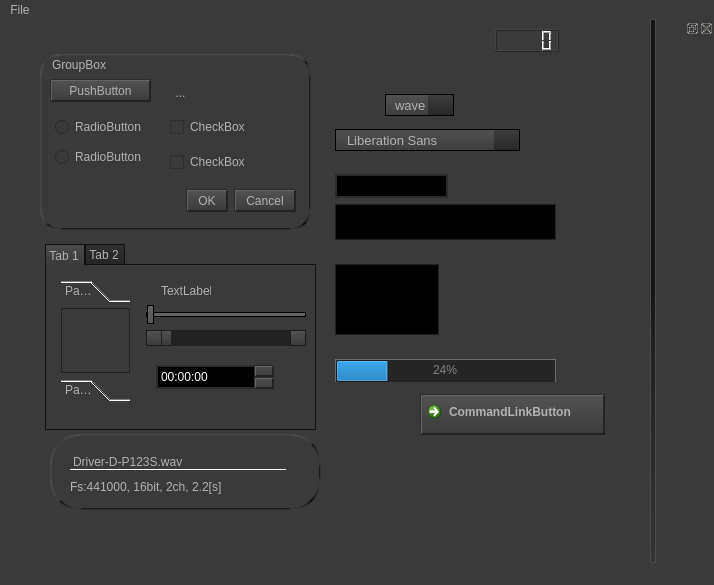
<?xml version="1.0" encoding="UTF-8"?>
<ui version="4.0">
 <class>MainWindow</class>
 <widget class="QMainWindow" name="MainWindow">
  <property name="windowModality">
   <enum>Qt::ApplicationModal</enum>
  </property>
  <property name="geometry">
   <rect>
    <x>0</x>
    <y>0</y>
    <width>714</width>
    <height>585</height>
   </rect>
  </property>
  <property name="windowTitle">
   <string>MainWindow</string>
  </property>
  <property name="windowOpacity">
   <double>1.000000000000000</double>
  </property>
  <property name="autoFillBackground">
   <bool>false</bool>
  </property>
  <property name="styleSheet">
   <string notr="true">/*fisig_stylesheet_a1.css*/

/******* QWidget ********/

QWidget
{
    color: #b1b1b1;
    background-color:#3a3a3a;
}

QWidget:disabled
{
    color: #b1b1b1;
    background-color: #252525;
}

QAbstractScrollArea,QTableView
{
 border: 1px solid #222;
}


/************** QMainWindow *************/

QMainWindow::separator
{
    background-color: QLinearGradient(x1:0, y1:0, x2:0, y2:1, stop:0 #161616, stop: 0.5 #151515, stop: 0.6 #212121, stop:1 #343434);
    color: white;
    padding-left: 4px;
    border: 1px solid #4c4c4c;
    spacing: 2px; 
}

QMainWindow::separator:hover
{

    background-color: QLinearGradient(x1:0, y1:0, x2:0, y2:1, stop:0 #d7801a, stop:0.5 #b56c17 stop:1 #ffa02f);
    color: white;
    padding-left: 4px;
    border: 1px solid #6c6c6c;
    spacing: 3px; 
}


/************** QToolTip **************/

QToolTip
{
     border: 1px solid black;
     background-color: #000;
     padding: 1px;
     padding-left: 4px;
     padding-right: 4px;
     border-radius: 3px;
     color: white;
     opacity: 100;
}


/***************** QMenuBar *************/

QMenuBar::item
{
    background: transparent;
}

QMenuBar::item:selected
{
    background-color: #555555;
    color: #fff;
}

QMenuBar::item:pressed
{
    background: #444;
    border: 1px solid #000;
    background-color: QLinearGradient(
        x1:0, y1:0,
        x2:0, y2:1,
        stop:1 #212121,
        stop:0.4 #343434
    );
    margin-bottom:-1px;
    padding-bottom:1px;
}


/**************** QMenu **********/

QMenu
{
    border: 1px solid #000;
}

QMenu::item
{
    background-color: #3a3a3a;
    padding: 2px 20px 2px 20px;
    margin-left: 14px;
}

QMenu::item:selected
{
    color: #fff;
    background-color: #555555;
}

QMenu::separator
{
    height: 2px;
    background-color: QLinearGradient(x1:0, y1:0, x2:0, y2:1, stop:0 #161616, stop: 0.5 #151515, stop: 0.6 #212121, stop:1 #343434);
    color: white;
    padding-left: 4px;
    margin-left: 20px;
    margin-right: 5px;
}


/************* QAbstractItemView ***********/

QAbstractItemView
{
    background-color: #353535;
    alternate-background-color: #323232;
    outline: 0;
    height: 20px;
}


/************ QTreeView **********/

QTreeView::item:alternate,
QListView::item:alternate  {
     background-color: #323232;
 }

QTreeView::branch:has-siblings:!adjoins-item
{
    border-image: url(:/vline.png) 0;
}
QTreeView::branch:has-siblings:adjoins-item
{
    border-image: url(:/more.png) 0;
}
QTreeView::branch:!has-children:!has-siblings:adjoins-item
{
    border-image: url(:/end.png) 0;
}

QTreeView::branch:closed:has-children:has-siblings
{
    border-image: url(:/closed.png) 0;
}

QTreeView::branch:closed:has-children:!has-siblings
{
    border-image: url(:/closed_end.png) 0;
}

QTreeView::branch:open:has-children:!has-siblings
{
    border-image: url(:/open_end.png) 0;
}

QTreeView::branch:open:has-children:has-siblings
{
    border-image: url(:/open.png) 0;
}

/********************* QListView ************/

QListView::item,
QTreeView::item 
{
    color: rgb(220,220,220);
    border-color: rgba(0,0,0,0);
    border-width: 1px;
    border-style: solid;
}

QListView::item:selected,
QTreeView::item:selected
{
    background: #605132;
    border-color: #b98620;
 }

/*************** QTableView ********/

QHeaderView::section
{
   background-color: QLinearGradient( x1: 0, y1: 0, x2: 0, y2: 1, stop: 0 #393939, stop: 1 #272727);
   color: #b1b1b1;
   border: 1px solid #191919;
   border-top-width: 0px;
   border-left-width: 0px;
   padding-left: 10px;
   padding-right: 10px;
   padding-top: 3px;
   padding-bottom: 3px;

}
QTableView {
    alternate-background-color: #2e2e2e
}

QTableView::item:selected {
    background: #605132;
    border: 1px solid #b98620;

    color: rgb(220,220,220);
 }

  QTableView QTableCornerButton::section {
     background-color: QLinearGradient( x1: 0, y1: 0, x2: 0, y2: 1, stop: 0 #393939, stop: 1 #272727);
     border: 1px solid #191919;
     border-top-width: 0px;
     border-left-width: 0px;
 }


/*************** QlineEdit ************/

QLineEdit,QDateEdit,QDateTimeEdit,QSpinBox
{
    background-color: #000;
    padding: 1px;
    border-style: solid;
    border: 2px solid #2b2b2b;
    border-radius: 0;
    color:rgb(255,255,255);
    min-height: 18px;
    selection-background-color: rgb(185,134,32);
    selection-color: rgb(0,0,0);
}


/*************** QPushButton ***********/

QPushButton
{
    color: #b1b1b1;
    background-color: QLinearGradient( x1: 0, y1: 0, x2: 0, y2: 1, stop: 0 #535353, stop: 0.1 #515151, stop: 0.5 #474747, stop: 0.9 #3d3d3d, stop: 1 #3a3a3a);
    border: 2px solid #232323;
    border-top-width: 2px;
    border-left-width: 2px;
    border-top-color:  QLinearGradient( x1: 0, y1: 0, x2: 0, y2: 1, stop: 0 #101010, stop: 1 #818181);
    border-left-color:  QLinearGradient( x1: 0, y1: 0, x2: 1, y2: 0, stop: 0 #101010, stop: 1 #818181);
    border-radius: 0;
    padding: 3px;
    font-size: 12px;
    padding-left: 10px;
    padding-right: 10px;
}


QPushButton:disabled
{
    background-color:   #424242;
    border: 2px solid #313131;
    border-top-width: 2px;
    border-left-width: 2px;
    border-top-color:  QLinearGradient( x1: 0, y1: 0, x2: 0, y2: 1, stop: 0 #151515, stop: 1 #777777);
    border-left-color:  QLinearGradient( x1: 0, y1: 0, x2: 1, y2: 0, stop: 0 #151515, stop: 1 #777777);
    color: #777;
}

QPushButton:checked
{   
    border-color: #000;
    background-color: #2d2d2d;
    color: #cacaca;
    border-width: 1px;
}

 QPushButton:hover
{   
    background-color: QLinearGradient( x1: 0, y1: 0, x2: 0, y2: 1, stop: 0 #606060, stop: 0.1 #585858, stop: 0.5 #545454, stop: 0.9 #3d3d3d, stop: 1 #3a3a3a);

}
QPushButton:pressed
{
    background-color: #af8021;
    color: #fff;
}


/*********** QScrollBar ***************/

QScrollBar:horizontal {
     border: 1px solid #222222;
     background: #222;
     height: 15px;
     margin: 0px 14px 0 14px;
}
QScrollBar:vertical
{
      border: 1px solid #222222;
      background: #222;
      width: 15px;
      margin: 14px 0 14px 0;
      border: 1px solid #222222;
}

QScrollBar::handle:vertical
{
    background:  QLinearGradient( x1: 0, y1: 0, x2: 1, y2: 0, stop: 0 #535353, stop: 0.1 #515151, stop: 0.5 #474747, stop: 0.9 #3d3d3d, stop: 1 #3a3a3a);
    min-height: 20px;
    border-radius: 0px;
    border: 1px solid #222222;
    border-left-width: 0px;
    border-right-width: 0px;
}
QScrollBar::handle:horizontal
{
      background:  QLinearGradient( x1: 0, y1: 0, x2: 0, y2: 1, stop: 0 #535353, stop: 0.1 #515151, stop: 0.5 #474747, stop: 0.9 #3d3d3d, stop: 1 #3a3a3a);
    min-height: 20px;
    border-radius: 0px;
    border: 1px solid #222222;
    border-top-width: 0px;
    border-bottom-width: 0px;
}


QScrollBar::add-line:horizontal, QScrollBar::sub-line:horizontal 
{
      border: 1px solid #1b1b19;
      border-radius: 0px;
      background:QLinearGradient( x1: 0, y1: 0, x2: 0, y2: 1, stop: 0 #535353, stop: 0.1 #515151, stop: 0.5 #474747, stop: 0.9 #3d3d3d, stop: 1 #3a3a3a);
      width: 14px;
      subcontrol-origin: margin;
}
QScrollBar::add-line:vertical, QScrollBar::sub-line:vertical
{
      border: 1px solid #1b1b19;
      border-radius: 1px;
      background: QLinearGradient( x1: 0, y1: 0, x2: 1, y2: 0, stop: 0 #535353, stop: 0.1 #515151, stop: 0.5 #474747, stop: 0.9 #3d3d3d, stop: 1 #3a3a3a);
      height: 14px;
      subcontrol-origin: margin;
}
QScrollBar::add-line:horizontal:pressed, QScrollBar::sub-line:horizontal:pressed ,
QScrollBar::add-line:vertical:pressed, QScrollBar::sub-line:vertical:pressed
{
      background:  #5b5a5a;
}

QScrollBar::sub-line:vertical
{
      subcontrol-position: top;
}
QScrollBar::add-line:vertical
{
      subcontrol-position: bottom;
}

QScrollBar::sub-line:horizontal 
{
     subcontrol-position: left;
}
QScrollBar::add-line:horizontal
{
      subcontrol-position: right;
}

QScrollBar::add-page:horizontal, QScrollBar::sub-page:horizontal
{
      background: none;
}

QScrollBar::up-arrow:vertical
{
     border-image: url(:/arrow_up.png) 1;
}
QScrollBar::down-arrow:vertical
{
     border-image: url(:/arrow_down.png) 1;
}
QScrollBar::right-arrow:horizontal
{
     border-image: url(:/arrow_right.png) 1;
}
QScrollBar::left-arrow:horizontal
{
     border-image: url(:/arrow_left.png) 1;
}


QScrollBar::add-page:vertical, QScrollBar::sub-page:vertical
{
      background: none;
}

/********* QSlider **************/

QSlider::groove:horizontal {
    border: 1px solid #000;
    background: #000;
    height: 3px;
    border-radius: 0px;
}

QSlider::sub-page:horizontal {
    background:  #404040;
    border: 1px solid #000;
    height: 10px;
    border-radius: 0px;
}


QSlider::add-page:horizontal {
    background: #626262;
    border: 1px solid #000;
    height: 10px;
    border-radius: 0px;
}


QSlider::handle:horizontal {
background: qlineargradient(x1:0, y1:0, x2:1, y2:1,   stop:0 #696969, stop:1 #505050);
border: 1px solid #000;
width: 5px;
margin-top: -8px;
margin-bottom: -8px;
border-radius: 0px;
}

QSlider::hover
{
    background: #3f3f3f;	
}

QSlider::groove:vertical {
border: 1px solid #ffaa00;
background: #ffaa00;
width: 3px;
border-radius: 0px;
}


QSlider::add-page:vertical {
background: qlineargradient(x1: 0, y1: 0,    x2: 0, y2: 1,   stop: 0 #ffaa00, stop: 1 #ffaa00);
background:#404040;
border: 1px solid #000;
width: 8px;
border-radius: 0px;
}

QSlider::sub-page:vertical {
background: #626262;
border: 1px solid #000;
width: 8px;
border-radius: 0px;
}


QSlider::handle:vertical {
background: qlineargradient(x1:0, y1:0, x2:1, y2:1,   stop:0 #696969, stop:1 #505050);
border: 1px solid #000;
height: 5px;
margin-left: -8px;
margin-right: -8px;
border-radius: 0px;
}

/* disabled */

QSlider::sub-page:disabled, QSlider::add-page:disabled 
{
border-color: #3a3a3a;
background: #414141;
border-radius: 0px;
}
QSlider::handle:disabled {
background: #3a3a3a;
border: 1px solid #242424;

}

QSlider::disabled {
background: #3a3a3a;
}


/********* QProgressBar ***********/
QProgressBar
{
    border: 1px solid #6d6c6c;
    border-radius: 0px;
    
    text-align: center;
    background:#262626;
    color: gray;
    border-bottom: 1px #545353;
}

QProgressBar::chunk
{
    background-color: QLinearGradient( x1: 0, y1: 0, x2: 0, y2: 1, 
	stop: 0 #f0d66e,
	stop: 0.09 #f0d66e,
	stop: 0.1 #ecdfa8, 
	stop: 0.7 #d9a933, 
	stop: 0.91 #b88822);

}


/************ QComboBox ************/

QComboBox
{
    selection-background-color: #ffaa00;
    background-color: QLinearGradient( x1: 0, y1: 0, x2: 0, y2: 1, stop: 0 #515151,  stop: 0.5 #484848, stop: 1 #3d3d3d);
    border-style: solid;
    border: 1px solid #000;
    border-radius: 0;
    padding-left: 9px;
    min-height: 20px;
    font: 10pt;

}

QComboBox:hover
{
    background-color: QLinearGradient( x1: 0, y1: 0, x2: 0, y2: 1, stop: 0 #555555,  stop: 0.5 #4d4d4d, stop: 1 #414141);
   /* font: 14pt;*/
}

QComboBox:on
{
    background-color: #b98620;
    color:#fff;
    selection-background-color: #494949;
}

QComboBox::drop-down
{
     subcontrol-origin: padding;
     subcontrol-position: top right;
     width: 25px;
     background-color:QLinearGradient( x1: 0, y1: 0, x2: 0, y2: 1, stop: 0 #3d3d3d,  stop: 1 #282828);
     border-width: 0px;
 }

QComboBox::down-arrow
{
    image: url(:/arrow_up_down.png);
}

QComboBox QAbstractItemView
{
    background-color: #3a3a3a;
    border-radius: 0px;
    border: 1px solid #101010;
    border-top-color:  #818181;
    border-left-color: #818181;
    selection-background-color: #606060;
    padding: 2px;

}

QComboBox QAbstractItemView::item 
{
    margin-top: 3px;
}

QListView#comboListView {
    background: rgb(80, 80, 80);
    color: rgb(220, 220, 220);
    min-height: 90px;
    margin: 0 0 0 0;
}

QListView#comboListView::item {
    background-color: rgb(80, 80, 80);
}

QListView#comboListView::item:hover {
    background-color: rgb(95, 95, 95);
}



/************ QCheckBox *********/

QCheckBox::indicator:unchecked {
    background:black;
    image: url(:/cb_unchecked_d.png);
}
QCheckBox::indicator:checked {
    image: url(:/cb_checked_d.png);
}
QCheckBox::indicator:unchecked:disabled {
    background:black;
    image: url(:/cb_unchecked_dis_d.png);
}
QCheckBox::indicator:checked:disabled {
    image: url(:/cb_checked_dis_d.png);
}


/****** QRadioButton ***********/

QRadioButton::indicator:unchecked 
{
    image: url(:/rb_unchecked_d.png);
}

QRadioButton::indicator:checked 
{
    image: url(:/rb_checked_d.png);
}

QRadioButton::indicator:unchecked:disabled
{
    image: url(:/rb_unchecked_dis_d.png);
}

QRadioButton::indicator:checked:disabled
{
    image: url(:/rb_checked_dis_d.png);
}


/****** QTabWidget *************/


QTabWidget::pane  { 
    border: 1px solid #111111;
    margin-top:-1px; /* hide line under selected tab*/

}

QTabWidget::tab-bar  {
    left: 0px; /* move to the right by 5px */
}
 
QTabBar::tab  {
    border: 1px solid #111;
    border-radius: 0px;
    min-width: 15ex;
    padding-left: 3px;
    padding-right: 5px;
    padding-top: 3px;
    padding-bottom: 2px;
    background-color:QLinearGradient( x1: 0, y1: 0, x2: 0, y2: 1, stop: 0 #313131,  stop: 1 #252525);
     
}

QTabBar::tab:selected  {
    border-bottom: 0px;
    background-color:QLinearGradient( x1: 0, y1: 0, x2: 0, y2: 1, stop: 0 #4b4b4b,  stop: 1 #3a3a3a)
}

 
QTabBar::tab:only-one  {
    margin: 0;
}



/************** QGroupBox *************/
 QGroupBox {
    border-left-color:QLinearGradient( x1: 0, y1: 0, x2: 1, y2: 0, stop: 0 #4b4b4b,  stop: 1 #3a3a3a);
    border-right-color:QLinearGradient( x1: 0, y1: 0, x2: 1, y2: 0, stop: 0 #111,  stop: 1 #3a3a3a);
    border-top-color:QLinearGradient( x1: 0, y1: 0, x2: 0, y2:1, stop: 0 #4b4b4b,  stop: 1 #3a3a3a);
    border-bottom-color:QLinearGradient( x1: 0, y1: 0, x2: 0, y2: 1, stop: 0 #111,  stop: 1 #3a3a3a);
    border-width: 2px; 
    border-style: solid; 
    border-radius: 0px;
    padding-top: 10px;
}
QGroupBox::title { 
    background-color: transparent;
     subcontrol-position: top left;
     padding:4 10px;
 } 


/************************ QSpinBox *******************/
/*,QDoubleSpinBox*/

QSpinBox::up-button, QDoubleSpinBox::up-button, QTimeEdit::up-button  {
    /*background:QLinearGradient( x1: 0, y1: 0, x2: 0, y2: 1, stop: 0 #535353, stop: 1 #3a3a3a);*/
    subcontrol-origin: border;
    subcontrol-position: top right;
    width: 16px;
    /*border: 1px solid #333;*/
} 
QSpinBox::down-button, QDoubleSpinBox::down-button,  QTimeEdit::down-button{
   /* background:QLinearGradient( x1: 0, y1: 0, x2: 0, y2: 1, stop: 0 #535353, stop: 1 #3a3a3a);*/
    subcontrol-origin: border;
    subcontrol-position: bottom right;
    width: 16px;
   /* border: 1px solid #333;*/
}

QSpinBox::down-button,QDoubleSpinBox::down-button,  QTimeEdit::down-button,
QSpinBox::up-button, QDoubleSpinBox::up-button,QTimeEdit::up-button 
{
    color: #b1b1b1;
    background-color: QLinearGradient( x1: 0, y1: 0, x2: 0, y2: 1, stop: 0 #535353, stop: 0.1 #515151, stop: 0.5 #474747, stop: 0.9 #3d3d3d, stop: 1 #3a3a3a);
    border: 2px solid #232323;
    border-top-width: 2px;
    border-left-width: 2px;
    border-top-color:  QLinearGradient( x1: 0, y1: 0, x2: 0, y2: 1, stop: 0 #101010, stop: 1 #818181);
    border-left-color:  QLinearGradient( x1: 0, y1: 0, x2: 1, y2: 0, stop: 0 #101010, stop: 1 #818181);
    border-radius: 0;

}


QSpinBox::up-button:pressed, QDoubleSpinBox::up-button:pressed, QSpinBox::down-button:pressed,
QTimeEdit::up-button:pressed ,QDoubleSpinBox::up-button:pressed , QTimeEdit::down-button:pressed 
{
    background-color: #828282;
}

QSpinBox::up-button, QDoubleSpinBox::up-button  {
    image: url(:/spin_up.png);
}

QSpinBox::down-button, QDoubleSpinBox::down-button  {
    image: url(:/spin_down.png);
}


QPlainTextEdit, QTextEdit {
    background: #000;
    color: white;
}
QTextBrowser {
   background-color:#3a3a3a;
}
QTabBar::close-button {
     image: url(:/tab_close.png);
     subcontrol-position: right;
 }
QTabBar::close-button:hover {
     image: url(:/tab_close_hover.png);
 }</string>
  </property>
  <property name="inputMethodHints">
   <set>Qt::ImhHiddenText</set>
  </property>
  <property name="toolButtonStyle">
   <enum>Qt::ToolButtonTextOnly</enum>
  </property>
  <property name="animated">
   <bool>false</bool>
  </property>
  <property name="tabShape">
   <enum>QTabWidget::Triangular</enum>
  </property>
  <property name="dockNestingEnabled">
   <bool>true</bool>
  </property>
  <property name="unifiedTitleAndToolBarOnMac">
   <bool>true</bool>
  </property>
  <widget class="QWidget" name="centralwidget">
   <widget class="QGroupBox" name="groupBox">
    <property name="geometry">
     <rect>
      <x>40</x>
      <y>35</y>
      <width>271</width>
      <height>176</height>
     </rect>
    </property>
    <property name="styleSheet">
     <string notr="true">border-radius: 20px;</string>
    </property>
    <property name="title">
     <string>GroupBox</string>
    </property>
    <widget class="QPushButton" name="pushButton">
     <property name="geometry">
      <rect>
       <x>10</x>
       <y>25</y>
       <width>101</width>
       <height>23</height>
      </rect>
     </property>
     <property name="cursor">
      <cursorShape>CrossCursor</cursorShape>
     </property>
     <property name="mouseTracking">
      <bool>true</bool>
     </property>
     <property name="toolTip">
      <string>&lt;html&gt;&lt;head/&gt;&lt;body&gt;&lt;p&gt;Button!&lt;/p&gt;&lt;/body&gt;&lt;/html&gt;</string>
     </property>
     <property name="text">
      <string>PushButton</string>
     </property>
     <property name="checkable">
      <bool>true</bool>
     </property>
     <property name="autoRepeat">
      <bool>true</bool>
     </property>
     <property name="autoDefault">
      <bool>true</bool>
     </property>
     <property name="default">
      <bool>true</bool>
     </property>
     <property name="flat">
      <bool>false</bool>
     </property>
    </widget>
    <widget class="QToolButton" name="toolButton">
     <property name="geometry">
      <rect>
       <x>130</x>
       <y>30</y>
       <width>21</width>
       <height>18</height>
      </rect>
     </property>
     <property name="text">
      <string>...</string>
     </property>
    </widget>
    <widget class="QRadioButton" name="radioButton">
     <property name="geometry">
      <rect>
       <x>15</x>
       <y>65</y>
       <width>86</width>
       <height>16</height>
      </rect>
     </property>
     <property name="text">
      <string>RadioButton</string>
     </property>
    </widget>
    <widget class="QRadioButton" name="radioButton_2">
     <property name="geometry">
      <rect>
       <x>15</x>
       <y>95</y>
       <width>86</width>
       <height>16</height>
      </rect>
     </property>
     <property name="text">
      <string>RadioButton</string>
     </property>
    </widget>
    <widget class="QCheckBox" name="checkBox">
     <property name="geometry">
      <rect>
       <x>130</x>
       <y>65</y>
       <width>75</width>
       <height>16</height>
      </rect>
     </property>
     <property name="text">
      <string>CheckBox</string>
     </property>
    </widget>
    <widget class="QCheckBox" name="checkBox_2">
     <property name="geometry">
      <rect>
       <x>130</x>
       <y>100</y>
       <width>75</width>
       <height>16</height>
      </rect>
     </property>
     <property name="text">
      <string>CheckBox</string>
     </property>
    </widget>
    <widget class="QDialogButtonBox" name="buttonBox">
     <property name="geometry">
      <rect>
       <x>100</x>
       <y>135</y>
       <width>156</width>
       <height>23</height>
      </rect>
     </property>
     <property name="standardButtons">
      <set>QDialogButtonBox::Cancel|QDialogButtonBox::Ok</set>
     </property>
    </widget>
   </widget>
   <widget class="QCommandLinkButton" name="commandLinkButton">
    <property name="geometry">
     <rect>
      <x>420</x>
      <y>375</y>
      <width>185</width>
      <height>41</height>
     </rect>
    </property>
    <property name="text">
     <string>CommandLinkButton</string>
    </property>
   </widget>
   <widget class="QTabWidget" name="tabWidget">
    <property name="geometry">
     <rect>
      <x>45</x>
      <y>225</y>
      <width>271</width>
      <height>186</height>
     </rect>
    </property>
    <property name="currentIndex">
     <number>0</number>
    </property>
    <widget class="QWidget" name="tab">
     <attribute name="title">
      <string>Tab 1</string>
     </attribute>
     <widget class="QToolBox" name="toolBox">
      <property name="geometry">
       <rect>
        <x>15</x>
        <y>15</y>
        <width>69</width>
        <height>121</height>
       </rect>
      </property>
      <property name="currentIndex">
       <number>0</number>
      </property>
      <widget class="QWidget" name="page">
       <property name="geometry">
        <rect>
         <x>0</x>
         <y>0</y>
         <width>67</width>
         <height>67</height>
        </rect>
       </property>
       <attribute name="label">
        <string>Page 1</string>
       </attribute>
      </widget>
      <widget class="QWidget" name="page_2">
       <property name="geometry">
        <rect>
         <x>0</x>
         <y>0</y>
         <width>67</width>
         <height>67</height>
        </rect>
       </property>
       <attribute name="label">
        <string>Page 2</string>
       </attribute>
      </widget>
     </widget>
     <widget class="QLabel" name="label">
      <property name="geometry">
       <rect>
        <x>115</x>
        <y>20</y>
        <width>50</width>
        <height>12</height>
       </rect>
      </property>
      <property name="text">
       <string>TextLabel</string>
      </property>
     </widget>
     <widget class="QSlider" name="horizontalSlider">
      <property name="geometry">
       <rect>
        <x>100</x>
        <y>40</y>
        <width>160</width>
        <height>19</height>
       </rect>
      </property>
      <property name="orientation">
       <enum>Qt::Horizontal</enum>
      </property>
     </widget>
     <widget class="QScrollBar" name="horizontalScrollBar">
      <property name="geometry">
       <rect>
        <x>100</x>
        <y>65</y>
        <width>160</width>
        <height>16</height>
       </rect>
      </property>
      <property name="orientation">
       <enum>Qt::Horizontal</enum>
      </property>
     </widget>
     <widget class="QTimeEdit" name="timeEdit">
      <property name="geometry">
       <rect>
        <x>110</x>
        <y>100</y>
        <width>118</width>
        <height>24</height>
       </rect>
      </property>
     </widget>
    </widget>
    <widget class="QWidget" name="tab_2">
     <attribute name="title">
      <string>Tab 2</string>
     </attribute>
    </widget>
   </widget>
   <widget class="QComboBox" name="comboBox">
    <property name="geometry">
     <rect>
      <x>385</x>
      <y>75</y>
      <width>69</width>
      <height>22</height>
     </rect>
    </property>
    <item>
     <property name="text">
      <string>wave</string>
     </property>
    </item>
    <item>
     <property name="text">
      <string>fft</string>
     </property>
    </item>
    <item>
     <property name="text">
      <string>gwt</string>
     </property>
    </item>
    <item>
     <property name="text">
      <string>gwtdc</string>
     </property>
    </item>
   </widget>
   <widget class="QFontComboBox" name="fontComboBox">
    <property name="geometry">
     <rect>
      <x>335</x>
      <y>110</y>
      <width>185</width>
      <height>22</height>
     </rect>
    </property>
   </widget>
   <widget class="QLineEdit" name="lineEdit">
    <property name="geometry">
     <rect>
      <x>335</x>
      <y>155</y>
      <width>113</width>
      <height>24</height>
     </rect>
    </property>
   </widget>
   <widget class="QTextEdit" name="textEdit">
    <property name="geometry">
     <rect>
      <x>335</x>
      <y>185</y>
      <width>221</width>
      <height>36</height>
     </rect>
    </property>
   </widget>
   <widget class="QPlainTextEdit" name="plainTextEdit">
    <property name="geometry">
     <rect>
      <x>335</x>
      <y>245</y>
      <width>104</width>
      <height>71</height>
     </rect>
    </property>
   </widget>
   <widget class="QLCDNumber" name="lcdNumber">
    <property name="geometry">
     <rect>
      <x>495</x>
      <y>10</y>
      <width>64</width>
      <height>23</height>
     </rect>
    </property>
   </widget>
   <widget class="QProgressBar" name="progressBar">
    <property name="geometry">
     <rect>
      <x>335</x>
      <y>340</y>
      <width>221</width>
      <height>23</height>
     </rect>
    </property>
    <property name="value">
     <number>24</number>
    </property>
   </widget>
   <widget class="QGroupBox" name="groupBox_2">
    <property name="geometry">
     <rect>
      <x>50</x>
      <y>415</y>
      <width>271</width>
      <height>76</height>
     </rect>
    </property>
    <property name="styleSheet">
     <string notr="true">border-radius:30px;




background-color: qlineargradient(spread:pad, x1:0, y1:0, x2:1, y2:0, 
stop:0 rgba(0, 0, 0, 255), 
stop:1 rgba(32, 32, 32, 255))</string>
    </property>
    <property name="title">
     <string/>
    </property>
    <widget class="QLabel" name="label_2">
     <property name="geometry">
      <rect>
       <x>20</x>
       <y>20</y>
       <width>216</width>
       <height>16</height>
      </rect>
     </property>
     <property name="styleSheet">
      <string notr="true">border:0px solid #FFF;
border-bottom-color:#FFF;
border-bottom-width:1px;
background-color:rgba(0,0,0,0);


</string>
     </property>
     <property name="text">
      <string>Driver-D-P123S.wav</string>
     </property>
    </widget>
    <widget class="QLabel" name="label_3">
     <property name="geometry">
      <rect>
       <x>20</x>
       <y>45</y>
       <width>216</width>
       <height>16</height>
      </rect>
     </property>
     <property name="styleSheet">
      <string notr="true">background-color:rgba(0,0,0,0);</string>
     </property>
     <property name="text">
      <string>Fs:441000, 16bit, 2ch, 2.2[s]</string>
     </property>
    </widget>
   </widget>
  </widget>
  <widget class="QMenuBar" name="menubar">
   <property name="geometry">
    <rect>
     <x>0</x>
     <y>0</y>
     <width>714</width>
     <height>24</height>
    </rect>
   </property>
   <widget class="QMenu" name="menuFIle">
    <property name="title">
     <string>File</string>
    </property>
    <addaction name="actionOpen"/>
    <addaction name="actionAdd"/>
    <addaction name="actionClose"/>
    <addaction name="actionQuit"/>
   </widget>
   <addaction name="menuFIle"/>
  </widget>
  <widget class="QStatusBar" name="statusbar"/>
  <widget class="QDockWidget" name="dockWidget">
   <attribute name="dockWidgetArea">
    <number>2</number>
   </attribute>
   <widget class="QWidget" name="dockWidgetContents"/>
  </widget>
  <action name="actionOpen">
   <property name="text">
    <string>Open</string>
   </property>
  </action>
  <action name="actionAdd">
   <property name="text">
    <string>Add</string>
   </property>
  </action>
  <action name="actionClose">
   <property name="text">
    <string>Close</string>
   </property>
  </action>
  <action name="actionQuit">
   <property name="text">
    <string>Quit</string>
   </property>
  </action>
 </widget>
 <layoutdefault spacing="6" margin="9"/>
 <resources/>
 <connections/>
</ui>
